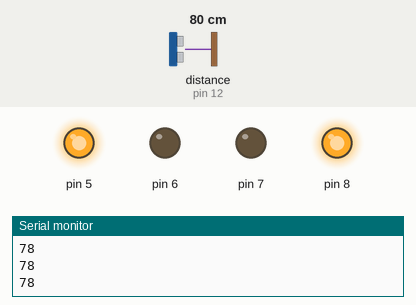
This sketch was run on a simulated Arduino Uno, built with avr-gcc and run on an emulated ATmega328P. On the bench: output pins drawn as LEDs (lit = HIGH), the last lines printed to the serial monitor. Wiring (inferred from the names in the program): ultrasonic range finder: trigger pin 13; echo pin 12. The inputs (shaded band) are chosen by the test bench; at power-on: distance to the obstacle (sensor on pin 12) 80 cm. The echo pulse lasts 58.3 µs per cm; pins used as bus, display or sensor lines are not drawn.

Above: at 1.2 s.
1.3 s: distance to the obstacle (sensor on pin 12) set to 33 cm
2.8 s: distance to the obstacle (sensor on pin 12) set to 27 cm
At 3.9 s:
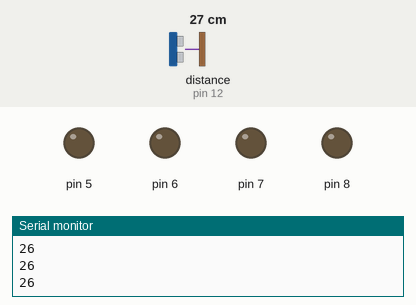
4.3 s: distance to the obstacle (sensor on pin 12) set to 35 cm
At 5.0 s:
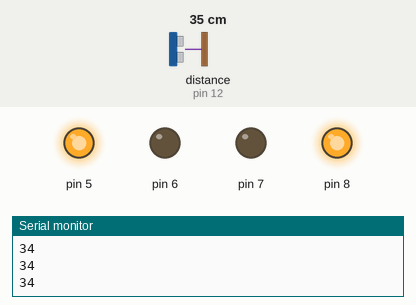
5.8 s: distance to the obstacle (sensor on pin 12) set to 2 cm
At 6.2 s:
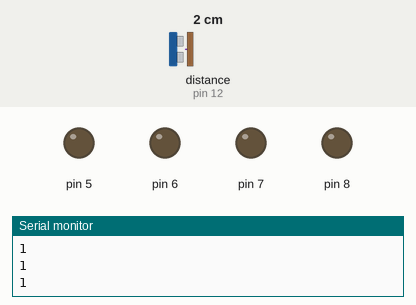
Timing chart, 0 to 8.3 s (numbered marks = the images above; inputs shaded):
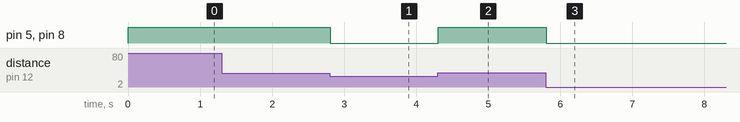

The sketch:

2__Buggy_Code_UltraSonic_Sensor_Siddarth.ino
```cpp
const int trigpin=13;
const int echopin=12;

long duration;
int distcm,distinch;

void setup() {
    pinMode(trigpin,OUTPUT);
    pinMode(echopin,INPUT);
    Serial.begin(9600);

    pinMode(5,HIGH);
    pinMode(6,HIGH);
    pinMode(7,HIGH);
    pinMode(8,HIGH);
}

void forward(){
  digitalWrite(5,HIGH);
  digitalWrite(6,LOW);
  digitalWrite(7,LOW);
  digitalWrite(8,HIGH);
}

void backward(){
  digitalWrite(5,LOW);
  digitalWrite(6,HIGH);
  digitalWrite(7,HIGH);
  digitalWrite(8,LOW);
}

void anticlockwise(){
  digitalWrite(5,HIGH);
  digitalWrite(6,LOW);
  digitalWrite(7,LOW);
  digitalWrite(8,LOW);
}

void clockwise(){
  digitalWrite(5,LOW);
  digitalWrite(6,LOW);
  digitalWrite(7,LOW);
  digitalWrite(8,HIGH);
}

void stop(){
  digitalWrite(5,LOW);
  digitalWrite(6,LOW);
  digitalWrite(7,LOW);
  digitalWrite(8,LOW);
}

void loop() {

int s=0;
digitalWrite(trigpin,LOW);
delayMicroseconds(2);
digitalWrite(trigpin,HIGH);
delayMicroseconds(10);
digitalWrite(trigpin,LOW);

duration =pulseIn(echopin,HIGH);
distcm=(duration*0.034)/2;
distinch=(duration*0.0133)/2;

Serial.println(distcm);

if(distcm<30)
{

 stop();
}
else
{
  forward();
}
}
```

Measured:
- the behaviour switches between 31 and 30 cm on distance to the obstacle (sensor on pin 12) (found by bisection; images 0 and 1)
- after the input at 2.8 s, pin 5, pin 8: HIGH → LOW at once
- after the input at 4.3 s, pin 5, pin 8: LOW → HIGH at once
- after the input at 5.8 s, pin 5, pin 8: HIGH → LOW at once
